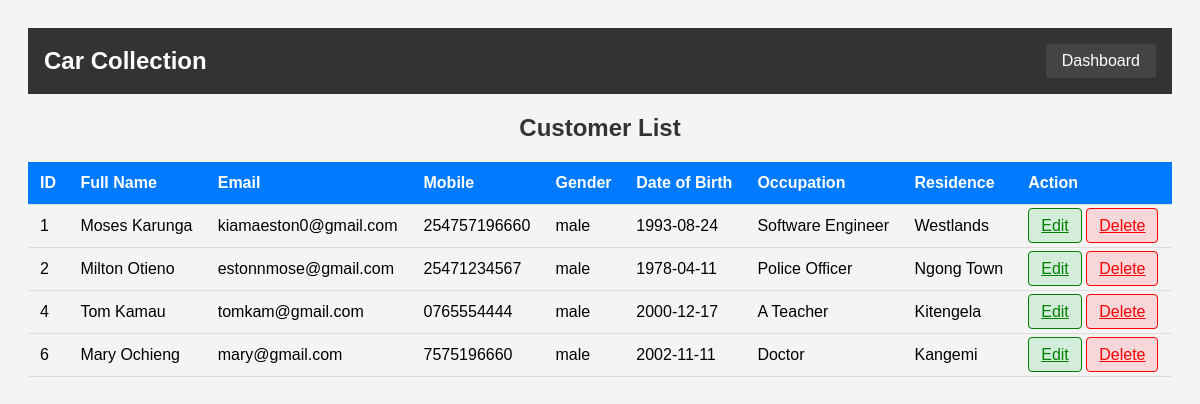
Screenshot of /admin/customerlist.php (signed in) with the database file from the repository.
### tables this page shows
CREATE TABLE `customers` (
  `id` int(11) NOT NULL,
  `full_name` varchar(100) NOT NULL,
  `email` varchar(100) NOT NULL,
  `status` enum('active','inactive','suspended','pending') NOT NULL DEFAULT 'active',
  `last_logout` datetime DEFAULT NULL,
  `password` varchar(255) NOT NULL,
  `mobile` varchar(12) NOT NULL,
  `gender` enum('male','female','other') NOT NULL,
  `dob` date NOT NULL,
  `occupation` varchar(100) NOT NULL,
  `residence` varchar(100) NOT NULL,
  `created_at` timestamp NOT NULL DEFAULT current_timestamp(),
  `profile_picture` varchar(255) DEFAULT 'default_profile.png',
  `remember_token` varchar(255) DEFAULT NULL,
  `last_login` datetime DEFAULT NULL,
  `reset_token` varchar(255) DEFAULT NULL,
  `token_expiration` datetime DEFAULT NULL
);

### admin/customerlist.php (the view, shortened to what this page needs)
<?php
require 'include/db_connection.php';
$query = "SELECT id, full_name, email,profile_picture, mobile, gender, dob, occupation, residence, created_at FROM customers";
$result = $conn->query($query);
?>
<!DOCTYPE html>
<html lang="en">
<head>
    <link rel="stylesheet" href="https://cdnjs.cloudflare.com/ajax/libs/font-awesome/6.4.0/css/all.min.css">
</head>
<body>
<header style="background-color: #333; padding: 1rem; display: flex; justify-content: space-between; align-items: center;">
    <h1 style="color: white; margin: 0; font-size: 24px;">Car Collection</h1>
    <nav style="display: flex; gap: 20px;">
        <a href="dashboard.php" style="color: white; text-decoration: none; padding: 8px 16px; background-color: #444; border-radius: 4px; transition: background-color 0.3s;">Dashboard</a>
    </nav>
</header>
<h2>Customer List</h2>
<table>
    <thead>
        <tr>
        <th>ID</th>
            <th>Full Name</th>
            <th>Email</th>
            <th>Mobile</th>
            <th>Gender</th>
            <th>Date of Birth</th>
            <th>Occupation</th>
            <th>Residence</th>
            <th>Action</th>
        </tr>
    </thead>
    <tbody>
        <?php if ($result->num_rows > 0): ?>
            <?php while ($customer = $result->fetch_assoc()): ?>
                <tr>
                    <td><?php echo htmlspecialchars($customer['id']); ?></td>
                    <td><?php echo htmlspecialchars($customer['full_name']); ?></td>
                    <td><?php echo htmlspecialchars($customer['email']); ?></td>
                    <td><?php echo htmlspecialchars($customer['mobile']); ?></td>
                    <td><?php echo htmlspecialchars($customer['gender']); ?></td>
                    <td><?php echo htmlspecialchars($customer['dob']); ?></td>
                    <td><?php echo htmlspecialchars($customer['occupation']); ?></td>
                    <td><?php echo htmlspecialchars($customer['residence']); ?></td>
                    <td>
                        <a href="editcustomerlist.php?id=<?php echo $customer['id']; ?>" class="edit-button">Edit</a>
                        <a href="delete_customer.php?id=<?php echo $customer['id']; ?>" class="delete-button">Delete</a>
                    </td>
                </tr>
            <?php endwhile; ?>
        <?php else: ?>
            <tr><td colspan="9">No customers found.</td></tr>
        <?php endif; ?>
    </tbody>
</table>
</body>
</html>

### admin/customerlist.php (style rules this page uses)
body { font-family: Arial, sans-serif; background-color: #f4f4f4; padding: 20px; }
header { background-color: #007BFF; color: white; padding: 10px 20px; }
header h1 { margin: 0; }
table { width: 100%; border-collapse: collapse; margin-top: 20px; }
th, td { padding: 12px; text-align: left; border-bottom: 1px solid #ddd; }
th { background-color: #007BFF; color: white; }
h2 { color: #333; text-align: center; }
.delete-button, .edit-button { padding: 8px 12px; border-radius: 4px; cursor: pointer; }
.delete-button { color: red; background-color: #f8d7da; border: 1px solid red; }
.edit-button { color: green; background-color: #d4edda; border: 1px solid green; }

### rows the page displays
customers: id "1", full_name "Moses Karunga", email "kiamaeston0@gmail.com", mobile "254757196660", gender "male", dob "1993-08-24", occupation "Software Engineer", residence "Westlands"
customers: id "2", full_name "Milton Otieno", email "estonnmose@gmail.com", mobile "25471234567", gender "male", dob "1978-04-11", occupation "Police Officer", residence "Ngong Town"
customers: id "4", full_name "Tom Kamau", email "tomkam@gmail.com", mobile "0765554444", gender "male", dob "2000-12-17", occupation "A Teacher", residence "Kitengela"
customers: id "6", full_name "Mary Ochieng", email "mary@gmail.com", mobile "7575196660", gender "male", dob "2002-11-11", occupation "Doctor", residence "Kangemi"
